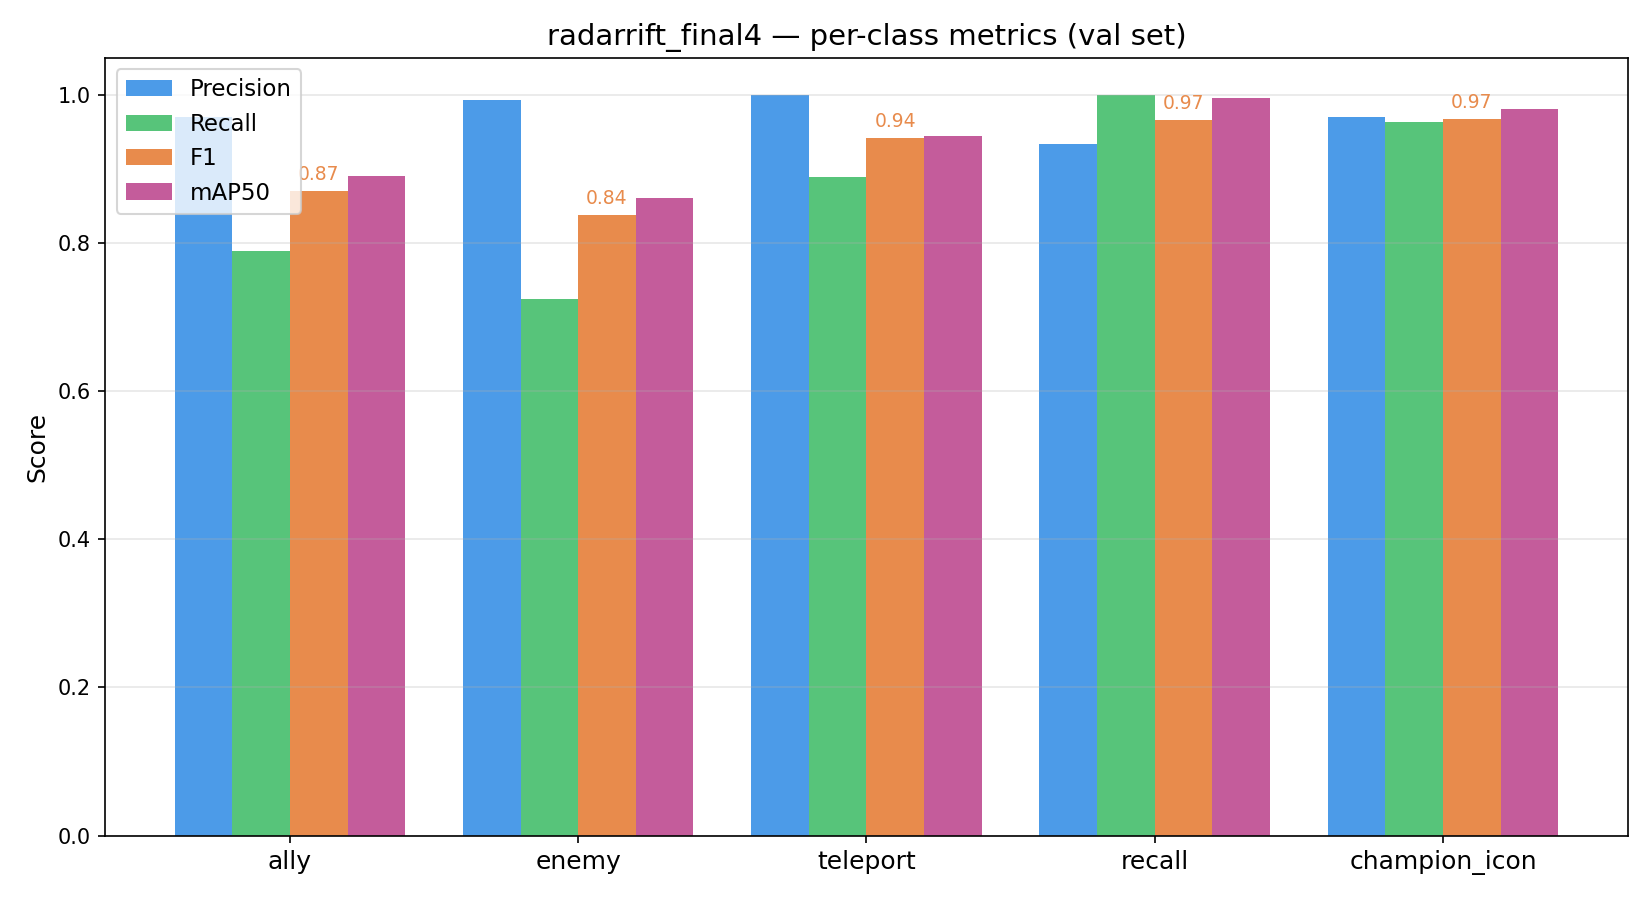

Python code for this plot:
"""
Evaluate radarrift_final4 on the validation set in cp2/vallabels
and plot per-class Precision, Recall, F1, and mAP50.

Run from repo root:
    python cp2/eval.py
"""

from pathlib import Path
import yaml
import numpy as np
import matplotlib
matplotlib.use("Agg")
import matplotlib.pyplot as plt
from ultralytics import YOLO


def main():
    ROOT      = Path(__file__).resolve().parent.parent
    MODEL_PT  = ROOT / "cp2/best.pt"
    OUT_DIR  = ROOT / "cp2"
    OUT_PNG  = OUT_DIR / "eval.png"

    YAML_PATH = OUT_DIR / "_eval_dataset.yaml"
    CLASSES   = ["ally", "enemy", "teleport", "recall", "champion_icon"]

    yaml_content = {
        "path":  str(ROOT / "cp2/vallabels"),
        "train": "images",
        "val":   "images",
        "nc":    len(CLASSES),
        "names": CLASSES,
    }
    with open(YAML_PATH, "w") as f:
        yaml.dump(yaml_content, f, default_flow_style=False)

    model   = YOLO(str(MODEL_PT))
    metrics = model.val(data=str(YAML_PATH), imgsz=320, conf=0.25, iou=0.5, verbose=True)

    precision = np.array(metrics.box.p)
    recall    = np.array(metrics.box.r)
    ap50      = np.array(metrics.box.ap50)

    f1 = np.where(
        (precision + recall) > 0,
        2 * precision * recall / (precision + recall),
        0.0,
    )

    names = [metrics.names[i] for i in range(len(precision))]

    print(f"\n{'Class':<16} {'Precision':>10} {'Recall':>10} {'F1':>10} {'mAP50':>10}")
    print("-" * 58)
    for n, p, r, f, a in zip(names, precision, recall, f1, ap50):
        print(f"{n:<16} {p:>10.4f} {r:>10.4f} {f:>10.4f} {a:>10.4f}")
    print("-" * 58)
    print(f"{'mean':<16} {precision.mean():>10.4f} {recall.mean():>10.4f} "
          f"{f1.mean():>10.4f} {ap50.mean():>10.4f}")

    x      = np.arange(len(names))
    width  = 0.2
    colors = ["#4C9BE8", "#57C47A", "#E88B4C", "#C45C9B"]

    fig, ax = plt.subplots(figsize=(11, 6))
    ax.bar(x - 1.5*width, precision, width, label="Precision", color=colors[0])
    ax.bar(x - 0.5*width, recall,    width, label="Recall",    color=colors[1])
    ax.bar(x + 0.5*width, f1,        width, label="F1",        color=colors[2])
    ax.bar(x + 1.5*width, ap50,      width, label="mAP50",     color=colors[3])

    ax.set_xticks(x)
    ax.set_xticklabels(names, fontsize=12)
    ax.set_ylim(0, 1.05)
    ax.set_ylabel("Score", fontsize=12)
    ax.set_title("radarrift_final4 — per-class metrics (val set)", fontsize=14)
    ax.legend(fontsize=11)
    ax.grid(axis="y", alpha=0.3)

    for xi, fi in zip(x, f1):
        ax.text(xi + 0.5*width, fi + 0.01, f"{fi:.2f}", ha="center", va="bottom",
                fontsize=9, color=colors[2])

    fig.tight_layout()
    fig.savefig(OUT_PNG, dpi=150)
    print(f"\nChart saved -> {OUT_PNG}")


if __name__ == "__main__":
    main()
